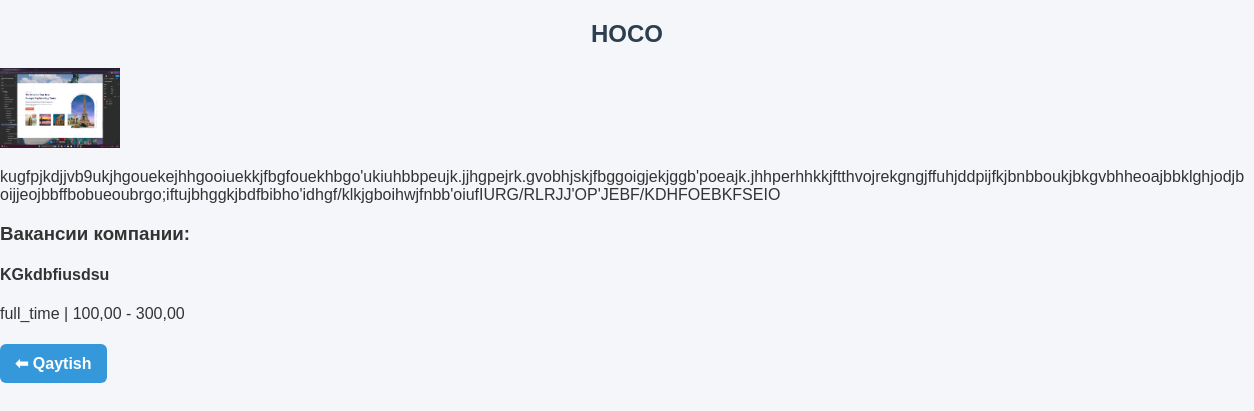
The page /api/companies/2/ (signed in) on the database its author committed.
### main/models.py (models this page shows, shortened)
class Company(models.Model):
    name = models.CharField(max_length=255)
    logo = models.ImageField(upload_to='media/')
    description = models.TextField(blank=True, null=True)
    owner = models.ForeignKey(User, on_delete=models.CASCADE)

class Job(models.Model):
    JOB_TYPES = (
        ("full_time", "Full time"),
        ("part_time", "Part time"),
        ("remote", "Remote"),
    )
    title = models.CharField(max_length=255)
    description = models.TextField()
    salary_min = models.DecimalField(max_digits=10, decimal_places=2)
    salary_max = models.DecimalField(max_digits=10, decimal_places=2)
    location = models.ManyToManyField(Location)
    job_type = models.CharField(max_length=20, choices=JOB_TYPES)
    company = models.ForeignKey(Company, on_delete=models.CASCADE)

### main/views.py (the view)
# urls.py: path('companies/<int:pk>/', company_detail, name='company_detail'),
def company_detail(request, pk):
    company = get_object_or_404(Company, pk=pk)
    return render(request, 'companies/company_detail.html', {'company': company})

### main/models.py (called while the page is built)
    def __str__(self):
        return f"{self.username}"

### templates/companies/company_detail.html (shortened to what this page needs)
{% load static %}
<!DOCTYPE html>
<html lang="uz">
<head>
  <link rel="stylesheet" href="{% static 'companies.css' %}">
</head>
<body>
  <h2>{{ company.name }}</h2>
  {% if company.logo %}
  <img src="{{ company.logo.url }}" width="120" alt="{{ company.name }} logotipi"><br>
  {% endif %}
  <p>{{ company.description }}</p>
  <h3>Вакансии компании:</h3>
  {% for job in company.job_set.all %}
  <div class="job-item">
    <h4>{{ job.title }}</h4>
    <p>{{ job.job_type }} | {{ job.salary_min }} - {{ job.salary_max }}</p>
  </div>
  {% empty %}
  <p>Вакансий пока нет</p>
  {% endfor %}
  <a href="{% url 'company_list' %}">⬅ Qaytish</a>
</body>
</html>

### static/companies.css (style rules this page uses)
body { font-family: Arial, sans-serif; background: #f4f6f9; margin: 0; padding: 0; color: #333; }
h1, h2 { text-align: center; color: #2c3e50; }
a, button { display: inline-block; padding: 10px 15px; margin: 5px 0; border-radius: 6px; text-decoration: none; font-weight: bold; transition: 0.3s; cursor: pointer; }
a { background: #3498db; color: #fff; }

### rows shown on the page
Company: name "HOCO", logo (picture), description "kugfpjkdjjvb9ukjhgouekejhhgooiuekkjfbgfouekhbgo'ukiuhbbpeujk.jjhgpejrk.gvobhjskjfbggoigjekjggb'poeajk.jhhperhhkkjftthvojrekgngjffuhjddpijfkjbnbboukjbkgvbhheoajbbklghjodjb oijjeojbbffbobueoubrgo;iftujbhggkjbdfbibho'idhgf/klkjgboihwjfnbb'oiufIURG/RLRJJ'OP'JEBF/KDHFOEBKFSEIO"
Job: title "KGkdbfiusdsu", job_type "full_time", salary_min "100,00", salary_max "300,00"
